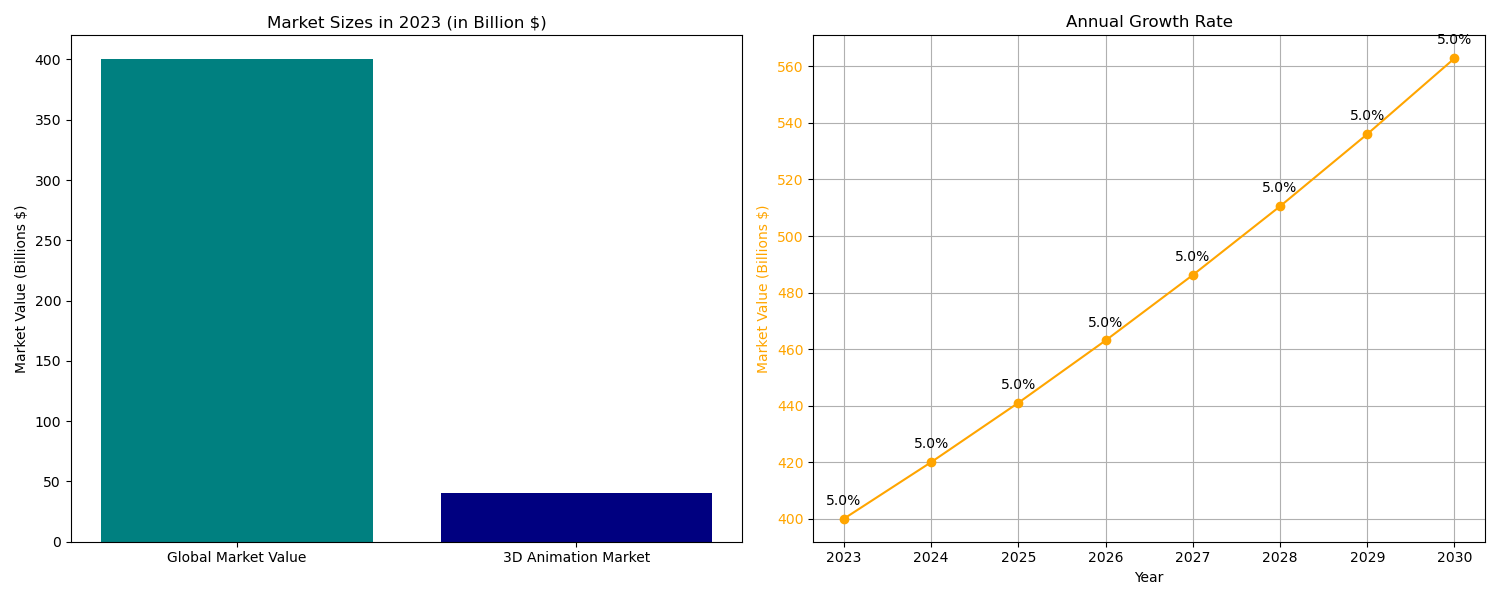

Recreate this plot in Python.
import matplotlib.pyplot as plt
import numpy as np

# Assuming the global market value is 400 billion in 2023 and grows at a rate of 5% annually
initial_value = 400
growth_rate = 0.05
years = np.arange(2023, 2031)
values = initial_value * (1 + growth_rate) ** (years - 2023)

# Creating a combined figure for both Market Sizes and Annual Growth Rate
fig, (ax1, ax2) = plt.subplots(1, 2, figsize=(15, 6))

# Bar chart for Market Sizes in 2023
market_sizes = [400, 40]  # Global Market and 3D Animation Market
labels = ['Global Market Value', '3D Animation Market']
ax1.bar(labels, market_sizes, color=['teal', 'navy'])
ax1.set_title('Market Sizes in 2023 (in Billion $)')
ax1.set_ylabel('Market Value (Billions $)')

# Line chart for Annual Growth Rate
ax2.plot(years, values, 'o-', color='orange')
ax2.set_title('Annual Growth Rate')
ax2.set_xlabel('Year')
ax2.set_ylabel('Market Value (Billions $)', color='orange')
ax2.tick_params(axis='y', labelcolor='orange')
ax2.grid(True)

# Annotate the 5% growth rate on the graph
for i, txt in enumerate(values):
    ax2.annotate(f'{growth_rate*100}%', (years[i], values[i]), textcoords="offset points", xytext=(0,10), ha='center')

# Show the plot
plt.tight_layout()
plt.show()
